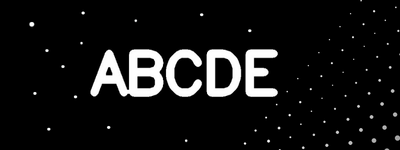
#> input picture o_img.png, 400 x 150 px
$ jupyter execute --allow-errors Untitled.ipynb
#> lines starting #> are read from the running program, lines starting #| are printed output that depends on the picture; after the words box and inside, x2 and y2 are one past the last pixel; in counts of white or black regions, pixels touching at a corner belong together
[cell 1]
import numpy as np
from matplotlib import pyplot as plt
import cv2

[cell 2]
blank_img=np.zeros((500,700,3))

[cell 3]
plt.imshow(blank_img)

[cell 4]
img=cv2.putText(
blank_img,
text='ABCDE',
org=(50,300),
fontFace=cv2.FONT_HERSHEY_SIMPLEX,
fontScale=5,
color=(255,255,255),
thickness=25,)

[cell 5]
plt.imshow(img,cmap='gray')
cv2.imwrite("orig.jpg",img)
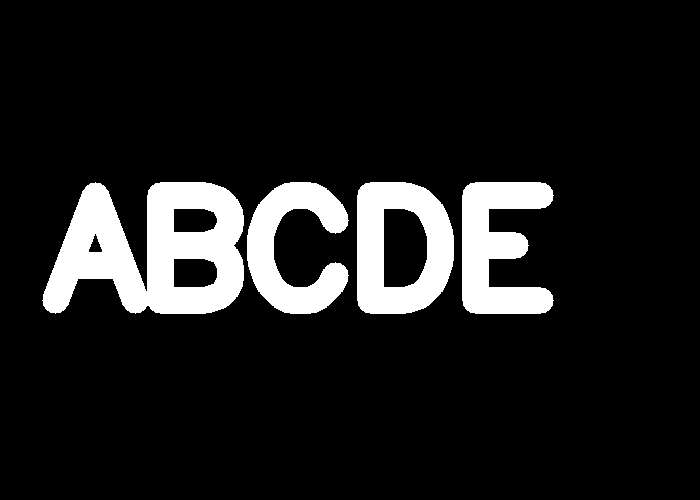
#> saved as orig.jpg: shape (500, 700, 3); 11.4% white; 4 white regions, box (x1, y1, x2, y2) and area: (42, 182, 244, 314) 16822, (357, 182, 454, 314) 8332, (462, 182, 554, 314) 7754, (247, 182, 349, 314) 7026

[cell 6]
k=np.ones((5,5),dtype=np.uint8)
e_img=cv2.erode(img,k)
plt.imshow(e_img)
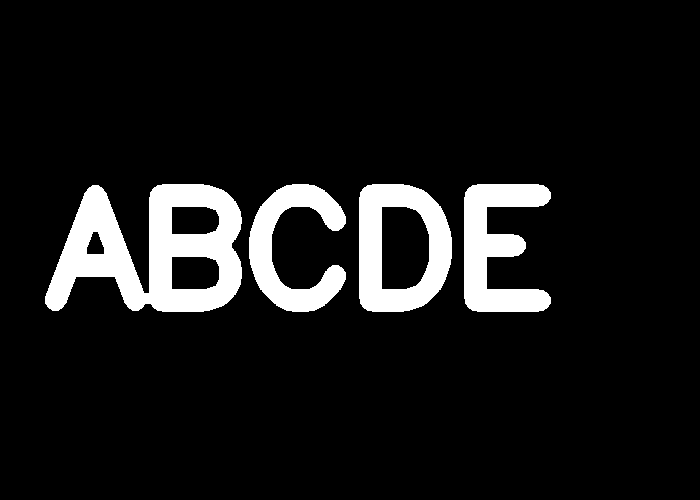
#> shown: shape (500, 700, 3) float64; values 0 (black) and 1 (white), 9.5% white; 4 white regions, box (x1, y1, x2, y2) and area: (45, 184, 242, 312) 14146, (359, 184, 452, 312) 6932, (464, 184, 551, 312) 6463, (249, 184, 346, 312) 5618

[cell 7]
k=np.ones((5,5),dtype=np.uint8)
e_img=cv2.erode(img,k,iterations=4)
plt.imshow(e_img)
cv2.imwrite("e4.jpg",e_img)
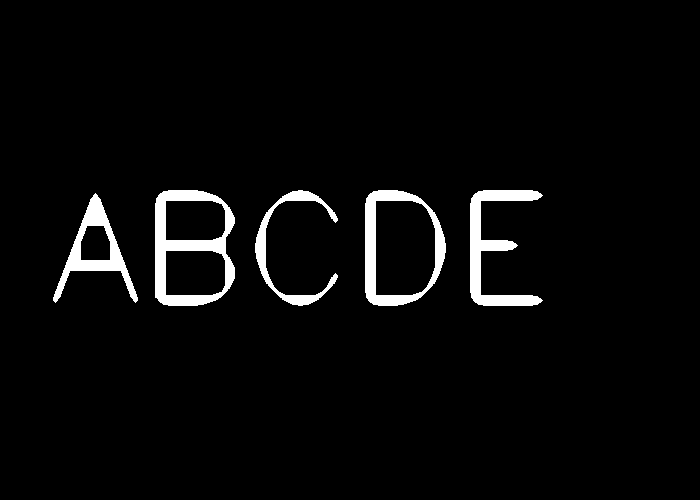
#> saved as e4.jpg: shape (500, 700, 3); 3.7% white; 5 white regions, box (x1, y1, x2, y2) and area: (155, 190, 235, 306) 3555, (470, 190, 543, 306) 2815, (365, 190, 446, 306) 2732, (53, 193, 138, 303) 2240, (255, 190, 338, 306) 1624

[cell 8]
d_img=cv2.dilate(e_img,k,iterations=5)
plt.imshow(d_img)
cv2.imwrite("d5.jpg",d_img)
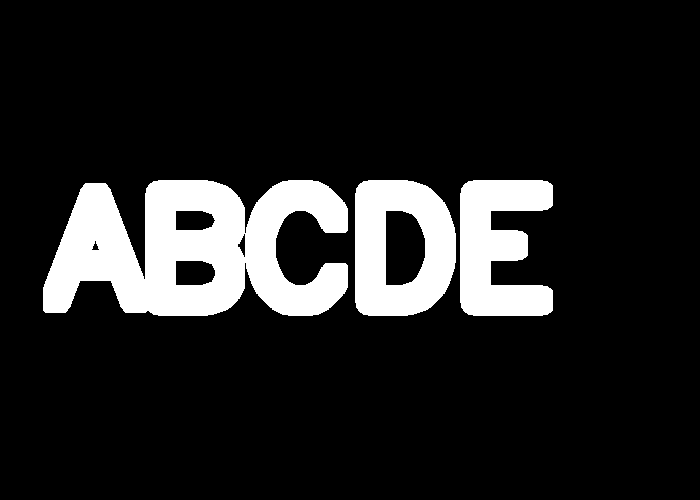
#> saved as d5.jpg: shape (500, 700, 3); 13.2% white; 3 white regions, box (x1, y1, x2, y2) and area: (43, 180, 348, 316) 27551, (355, 180, 456, 316) 9732, (460, 180, 553, 316) 8975

[cell 9]
oimg=cv2.imread('o_img.png')
#> oimg is the input picture: shape (150, 400, 3); mean B, G, R 20.7, 20.7, 20.7
o=cv2.morphologyEx(oimg,cv2.MORPH_OPEN,k)
plt.imshow(o)
cv2.imwrite("open.jpg",o)
#> Out = True

#> (a cell that did not finish here is left out)

[cell 11]
g=cv2.morphologyEx(img,cv2.MORPH_GRADIENT,k)
plt.imshow(g)
cv2.imwrite("g.jpg",g)
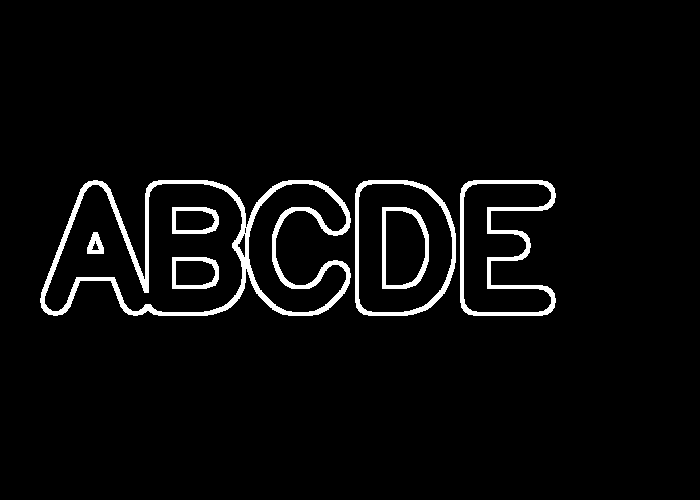
#> saved as g.jpg: shape (500, 700, 3); 3.9% white; 7 white regions, largest, box (x1, y1, x2, y2) and area: (40, 180, 351, 316) 6795, (460, 180, 556, 316) 2623, (355, 180, 456, 316) 1832
